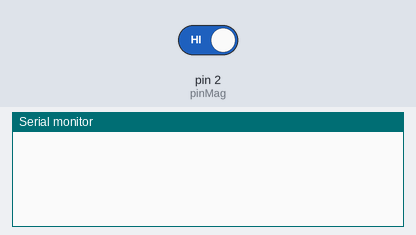
Recording of a sketch running on a simulated Arduino Uno, built with avr-gcc and run on an emulated ATmega328P. Parts: the last lines printed to the serial monitor. Inputs (shaded band) come from the test bench; at power-on: pin 2 (pinMag) HIGH.

Above: at 1.2 s.
1.3 s: pin 2 (pinMag) driven LOW
At 1.8 s:
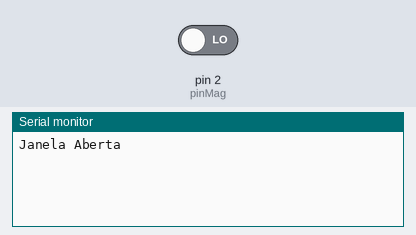
2.8 s: pin 2 (pinMag) driven HIGH
At 4.1 s:
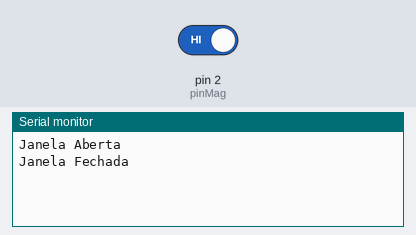

Measured:
- after the input at 1.3 s, the serial monitor: prints a new line at once (image 1)
- after the input at 2.8 s, the serial monitor: prints a new line at once (image 2)

The sketch:

Magnetico.ino
```cpp
#define pinMag 2

// HIGH INDICA PRESENÇA DO SENSOR
// LOW INDICA NÃO PRESENÇA DO SENSOR

void setup() {
  pinMode (pinMag, INPUT);
  Serial.begin(9600);

  attachInterrupt(digitalPinToInterrupt(pinMag), mag, CHANGE); //Interrupção
}

void loop() {
}

void mag() {
  int valorMAG = digitalRead(pinMag);
  if(valorMAG == LOW) {
    Serial.println("Janela Aberta");
  }
  else {
    Serial.println("Janela Fechada");
  }
  //delay(600000); // delay de 10 minutos
}
```
